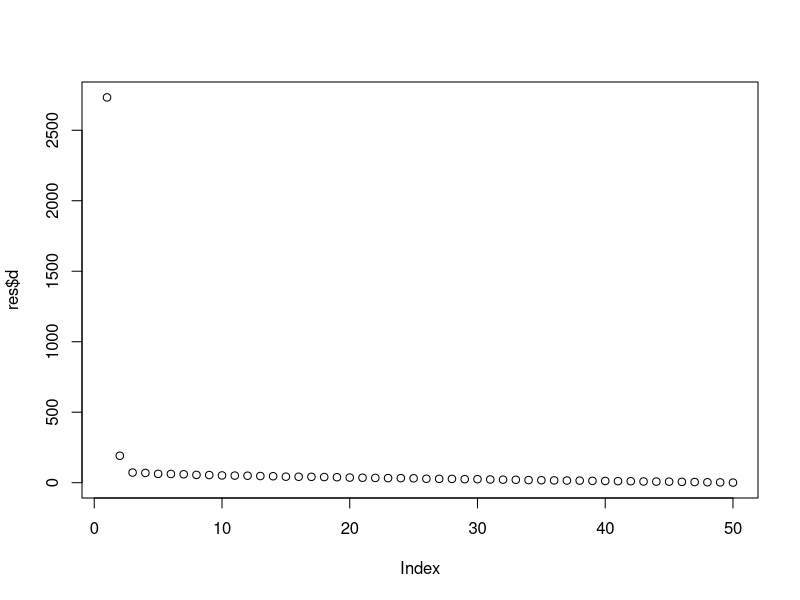

Recreate this plot in R.
## ---- chunk 1
# juveniles -> sub-adultos -> adultos
L <- matrix(c(0, 1, 2,
              0.3, 0, 0,
              0, 0.5, 0),
            nrow = 3, byrow = TRUE)
L
## ---- chunk 2
#| warning: false
library(expm)
poblacion_inicial <- c(100, 100, 100) # 100 individuos por cada categoría

poblacion_final <- (L %^% 10) %*% poblacion_inicial
poblacion_final
## ---- chunk 3
autovalores <- eigen(L)
Re(autovalores$values[1])
## ---- chunk 4
estable <- Re(autovalores$vectors[,1])
estable <- estable / sum(estable)
names(estable) <- c("jóvenes", "sub-adultos", "adultos")
estable
## ---- chunk 5
library(Matrix)
filas <- rep(1:50, each = 50) # Repite cada elemento 50 veces, de la forma 1,1,1,1...,2,2,2,2...50,50,50
cols <- rep(1:50, times = 50) # Repite cada bloque 50 veces, de la forma 1,2,3,4...50,1,2,3,4...50...50

A <- sparseMatrix(
  i = filas,
  j = cols,
  x = filas + cols,
  dims = c(50, 50)
)

A[1:5, 1:5] # Esquina de la matriz para comprobar que es correcta
## ---- chunk 6
A_ruido <- A + matrix(rnorm(2500, sd = 5), 50, 50)
A_ruido[1.:5, 1:5]
## ---- chunk 7
res = svd(A_ruido) # Aplicamos SVD
print(res$d) # Valores de la diagonal
plot(res$d)
## ---- chunk 8
A_rec <- res$u[, 1:2, drop = FALSE] %*% diag(res$d[1:2]) %*% t(res$v[, 1:2, drop = FALSE])
print(A_rec[1:5, 1:5])

error_original <- sqrt(sum((A - A_rec)^2 / 2500)) 
error_ruido <- sqrt(sum((A_ruido - A_rec)^2 / 2500))

cat("\nError respecto a la matriz original (usando RMSE): ", error_original, "\n")
cat("Error respecto a la matriz con ruido (usando RMSE): ", error_ruido)
